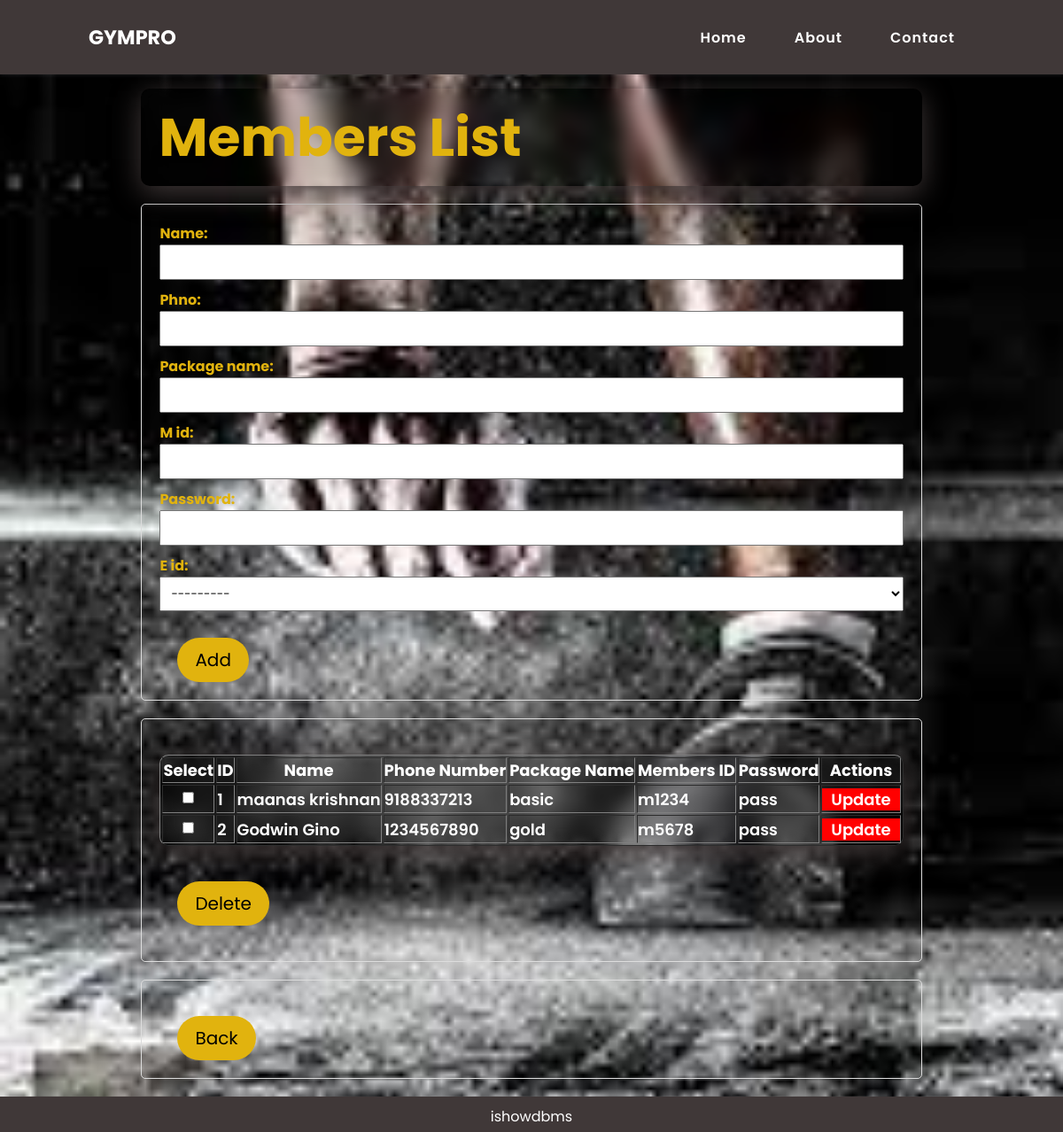
/members_list/, run on an earlier commit of the app's database.
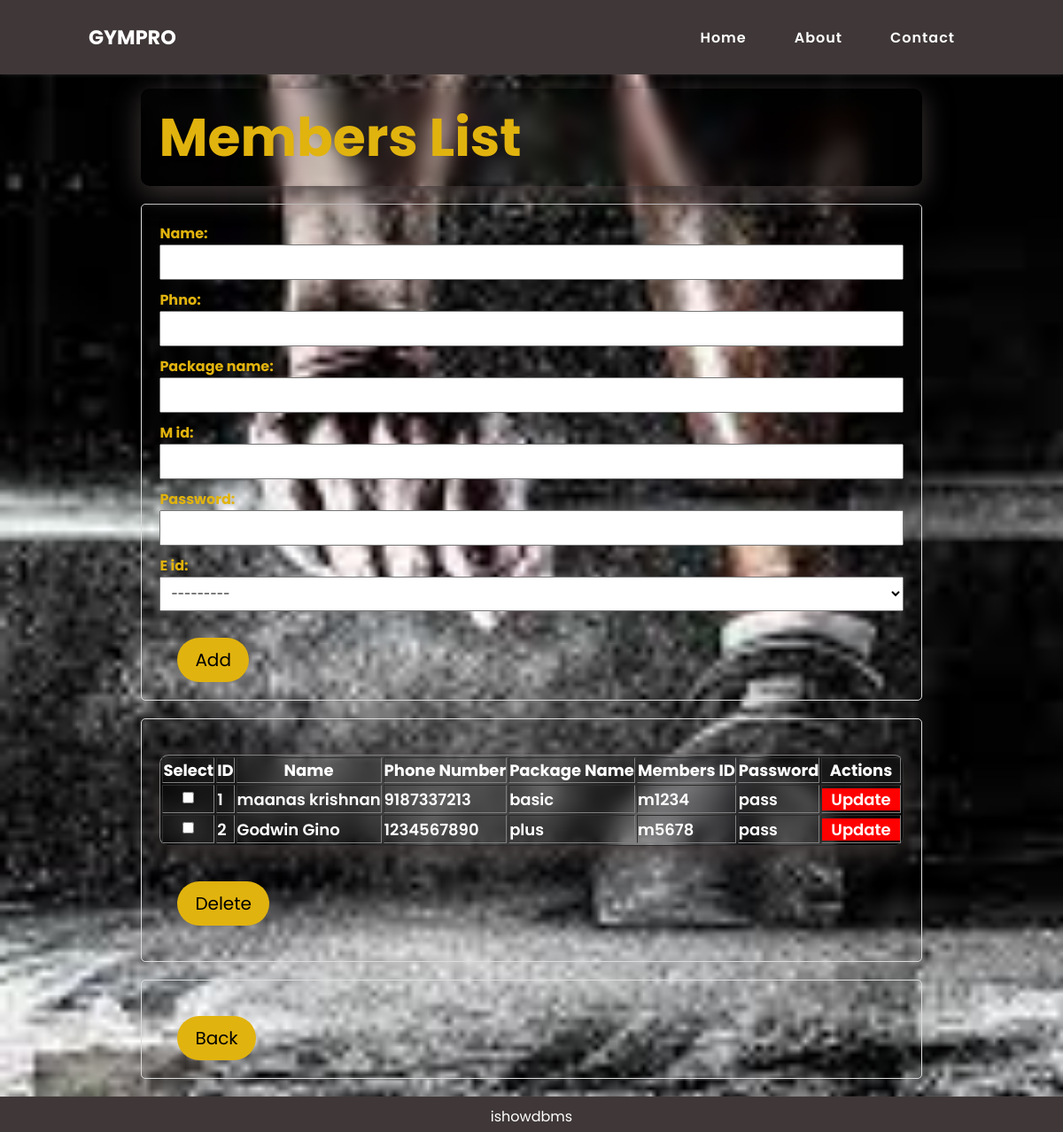
And on a later commit of the database.
### mydb/models.py (models this page shows)
class members(models.Model):
    name = models.CharField(max_length=255)
    phno = models.IntegerField()  # Assuming a string representation for phone number
    package_name = models.CharField(max_length=100)
    m_id = models.CharField(max_length=50, unique=True)  # Assuming a unique member ID
    password = models.CharField(max_length=255)  # Storing passwords as plaintext is not recommended in production
    e_id = models.ForeignKey(employee,related_name='members', on_delete=models.CASCADE)

### mydb/views.py (the view)
# urls.py: path('members_list/', members_list, name='members_list'),
def members_list(request):
    member = members.objects.all()
    form = memberForm()
    if request.method == 'POST':
        form = memberForm(request.POST)
        if form.is_valid():
            form.save()
            return redirect('members_list')
    return render(request, 'members_list.html', {'member': member, 'form': form})

### mydb/forms.py
class memberForm(forms.ModelForm):
    class Meta:
        model = members
        fields = '__all__'

### mydb/templates/members_list.html (shortened to what this page needs)
<!DOCTYPE html>
<html lang="en">
{% load static %}
<head>
    <link rel="stylesheet" type="text/css" href="{% static 'employee_list.css' %}">
</head>
<body>
    <nav>
        <a href="#" class="logo">GymPRO</a>
        <ul class="menu">
            <li><a href="#home" onclick="toggleMenu();">Home</a></li>
            <li><a href="#about" onclick="toggleMenu();">About</a></li>
            <li><a href="#about" onclick="toggleMenu();">Contact</a></li>
        </ul>
    </nav>
<section>
    <div class="main">
        <div class="main-sub">
            <h1>Members List</h1>
            <form method="post" action="{% url 'members_list' %}">
                {{ form.as_p }}
                <button type="submit">Add</button>
            </form>
            <form method="post" action="{% url 'delete_members' %}">
                <table border="1">
                    <tr>
                        <th>Select</th>
                        <th>ID</th>
                        <th>Name</th>
                        <th>Phone Number</th>
                        <th>Package Name</th>
                        <th>Members ID</th>
                        <th>Password</th>
                        <th scope="col">Actions</th>
                    </tr>
                    {% for memberr in member %}
                    <tr>
                        <td><input type="checkbox" name="selected_ids" value="{{ memberr.id }}"></td>
                        <td>{{ memberr.id }}</td>
                        <td>{{ memberr.name }}</td>
                        <td>{{ memberr.phno }}</td>
                        <td>{{ memberr.package_name }}</td>
                        <td>{{ memberr.m_id }}</td>
                        <td>{{ memberr.password }}</td>
                        <td>
                            <a href="{% url 'update_members' memberr.id %}">Update</a>
                        </td>
                    </tr>
                    {% endfor %}
                </table>
                <div class="btns">
                    <button type="submit">Delete</button>
                    </div>
            </form>
            <form method="get" action="{% url 'adminsucess' %}">
                <button type="submit">Back</button>
            </form>
        </div>
    </div>
</section>
<footer id="footer">
    ishowdbms
</footer>
</body>
</html>

What changed in the data, as far as the page shows it:
changed members "maanas krishnan": phno "9188337213" → "9187337213"
changed members "Godwin Gino": package_name "gold" → "plus"
